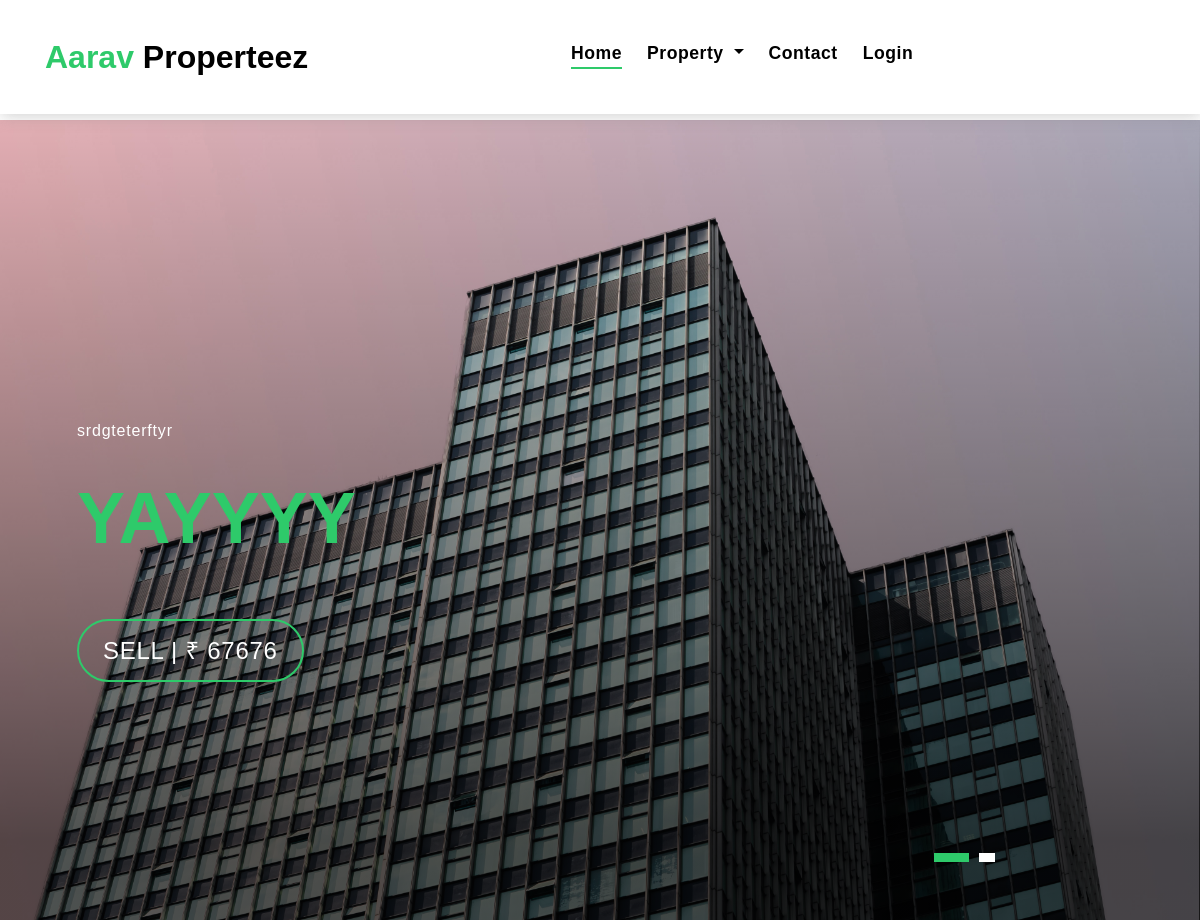
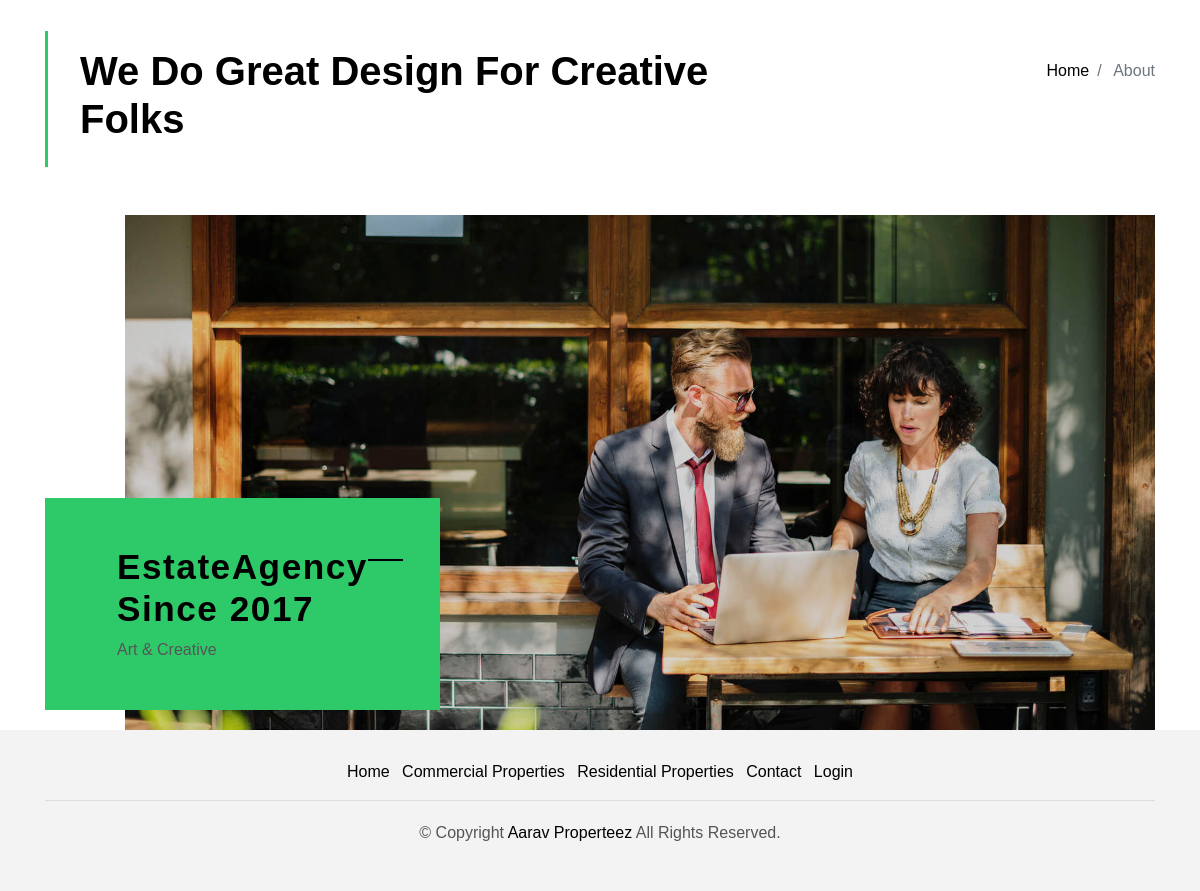
The page / on the database its author committed (2 pictures, top to bottom).
### app/models.py (models this page shows, shortened)
class Commercial(models.Model):
    sno = models.AutoField(primary_key=True)
    main_image = models.ImageField(
        upload_to='main_images/', default='none', blank=False)
    area = models.DecimalField(max_digits=10, decimal_places=2)
    title = models.CharField(max_length=100)
    content = models.TextField()
    price = models.IntegerField()
    timestamp = models.DateTimeField(default=now)
    sell_or_rent = models.CharField(max_length=20,
                                    choices=SELL_OR_RENT_COMM_CHOICES)
    location = models.CharField(max_length=150)
    property_type = models.CharField(max_length=20,
                                     choices=COMM_PROPERTY_CHOICES)
    floorplan = models.ImageField(
        upload_to='floorplan_images/', default='none', blank=False)
    construction_status = models.CharField(max_length=20,
                                           choices=COMM_STATUS_CHOICES)
    amenities = MultiSelectField(choices=MY_COMM_CHOICES)

### app/views.py (the view)
# urls.py: path('', views.home_view, name='home'),
def home_view(request):
    print(request.user)
    mainpagecomm_Properties = Commercial.objects.all()
    mainpageresi_Properties = Residential.objects.all()
    context = {
        'mainpagecomm_Properties': mainpagecomm_Properties,
        'mainpageresi_Properties': mainpageresi_Properties,
    }
    return render(request, "home.html", context)

### templates/home.html (shortened to what this page needs)
{% extends 'base.html' %} {% load static %}
  {% block homeactive %}active{% endblock homeactive %}
  {% block content %}
{% if mainpagecomm_Properties %}
  <div class="intro intro-carousel">
    <div id="carousel" class="owl-carousel owl-theme">
      {% for property in mainpagecomm_Properties %}
      <div class="carousel-item-a intro-item bg-image" style="background-image: url('{{property.main_image.url}}')">
        <div class="overlay overlay-a"></div>
        <div class="intro-content display-table">
          <div class="table-cell">
            <div class="container">
              <div class="row">
                <div class="col-lg-8">
                  <div class="intro-body">
                    <p class="intro-title-top">
                      {{property.location}}
                    </p>
                    <h1 class="intro-title mb-4">
                      <span class="color-b">{{property.title}}
                    </h1>
                    <p class="intro-subtitle intro-price">
                      <a href="../commercial/{{ property.slug }} "><span class="price-a">{{property.sell_or_rent}} | ₹
                          {{property.price}}</span></a>
                    </p>
                  </div>
                </div>
              </div>
            </div>
          </div>
        </div>
      </div>
      {% endfor %}
    </div>
  </div>
{% endif %}
{% if mainpageresi_Properties %}
  <section class="section-property section-t8">
    <div class="container">
      <div class="row">
        <div class="col-md-12">
          <div class="title-wrap d-flex justify-content-between">
            <div class="title-box">
              <h2 class="title-a">Latest Properties</h2>
            </div>
            <div class="title-link">
              <a href="../">All Property
                <span class="ion-ios-arrow-forward"></span>
              </a>
            </div>
          </div>
        </div>
      </div>
      <div id="property-carousel">
        {% for property in mainpageresi_Properties %}
        <div class="container">
          <div class="row">
            <div class="col-md-9 mx-auto">
              <div class="card-box-a card-shadow">
                <div class="img-box-a">
                  <img src="{{property.main_image.url}}" alt="" class="img-a img-fluid">
                </div>
                <div class="card-overlay">
                  <div class="card-overlay-a-content">
                    <div class="card-header-a">
                      <h2 class="card-title-a">
                        <a href="../commercial/{{ property.slug }} "></a>{{property.title}}
                        <br /> {{property.location}}</a>
                      </h2>
                    </div>
                    <div class="card-body-a">
                      <div class="price-box d-flex">
                        <span class="price-a">{{property.sell_or_rent}} | ₹ {{property.price}}</span>
                      </div>
                      <a href="../residential/{{ property.slug }} " class="link-a">Click here to view
                        <span class="ion-ios-arrow-forward"></span>
                      </a>
                    </div>
                    <div class="card-footer-a">
                      <ul class="d-flex justify-content-center">
                        <li>
                          <h4 class="card-info-title">Area</h4>
                          <span>{{property.Area}}
                            m<sup>2</sup>
                          </span>
                        </li>
                      </ul>
                    </div>
                  </div>
                </div>
              </div>
            </div>
          </div>
        </div>
        <br>
        <hr>
        <br>
        {% endfor %}
      </div>
  </section>
  {% else %}
    <section class="intro-single">
    <div class="container">
      <div class="row">
        <div class="col-md-12 col-lg-8">
          <div class="title-single-box">
            <h1 class="title-single">We Do Great Design For Creative Folks</h1>
          </div>
        </div>
        <div class="col-md-12 col-lg-4">
          <nav aria-label="breadcrumb" class="breadcrumb-box d-flex justify-content-lg-end">
            <ol class="breadcrumb">
              <li class="breadcrumb-item">
                <a href="#">Home</a>
              </li>
              <li class="breadcrumb-item active" aria-current="page">
                About
              </li>
            </ol>
          </nav>
        </div>
      </div>
    </div>
  </section>
   <section class="section-about">
    <div class="container">
      <div class="row">
        <div class="col-sm-12">
          <div class="about-img-box">
            <img src="../static/img/slide-about-1.jpg" alt="" class="static/img-fluid" width="100%">
          </div>
          <div class="sinse-box">
            <h3 class="sinse-title">EstateAgency
              <br> Since 2017
            </h3>
            <p>Art & Creative</p>
          </div>
        </div>
      </div>
    </div>
  </section>
{% endif %}
  {% endblock content %}

### static/css/style.css (style rules this page uses)
body { font-family: "Poppins", sans-serif; color: #555555; }
h1, h2, h3, h4, h5, h6 { color: #000000; }
a { color: #000000; transition: all 0.5s ease; }
.color-b { color: #2eca6a; }
.bg-image { background-repeat: no-repeat; background-attachment: fixed; background-size: cover; background-position: center center; }
.display-table { width: 100%; height: 100%; display: table; }
.table-cell { display: table-cell; vertical-align: middle; }
.overlay-a { background: linear-gradient( to bottom, rgba(0, 0, 0, 0) 0%, rgba(0, 0, 0, 0.2) 27%, rgba(0, 0, 0, 0.65) 90% ); }
.overlay { position: absolute; top: 0; left: 0px; padding: 0; height: 100%; width: 100%; }
.intro { height: 100vh; position: relative; color: #ffffff; }
.intro .intro-item { padding-top: 2rem; }
.intro .carousel-item-a { position: relative; height: 100vh; }
.intro .carousel-item-a.bg-image { background-attachment: scroll; }
.intro .intro-content { position: absolute; }
.intro .intro-body { padding-left: 1rem; }
.intro .intro-body .price-a { color: #ffffff; padding: 1rem 1.5rem; border: 2px solid #2eca6a; border-radius: 50px; text-transform: uppercase; letter-spacing: 0.03em; }
.intro .intro-title-top { -webkit-animation-delay: 0.6s; animation-delay: 0.6s; margin-bottom: 1rem; font-size: 0.9rem; color: #ffffff; letter-spacing: 0.05em; }
.intro .intro-title { transition-duration: 9s !important; color: #ffffff; font-weight: 700; font-size: 2.8rem; text-transform: uppercase; }
.intro .intro-subtitle { font-size: 1.5rem; font-weight: 300; }
.intro .intro-subtitle.intro-price { padding-top: 1rem; font-size: 1.2rem; }
.intro-single { padding: 2rem 0 3rem; }
.intro-single .title-single-box { padding: 1rem 0 1rem 2rem; }
.intro-single .title-single-box { border-left: 3px solid #2eca6a; }
.intro-single .title-single-box .title-single { font-weight: 600; font-size: 2.2rem; }
.intro-single .breadcrumb-box { padding: 1rem 0 0 0.5rem; }
.intro-single .breadcrumb { background-color: transparent; padding-right: 0; padding-left: 0; }
.price-a { color: #ffffff; padding: 0.6rem 0.8rem; border: 2px solid #2eca6a; border-radius: 50px; text-transform: uppercase; letter-spacing: 0.03em; }
.about-img-box { padding-left: 1rem; position: relative; }
.sinse-box { background-color: #2eca6a; padding: 1rem 2rem; position: absolute; left: 15px; bottom: 10px; }
.sinse-box .sinse-title { font-weight: 700; letter-spacing: 0.043em; font-size: 1rem; }
.sinse-box p { margin-bottom: 0; font-size: 0.7rem; }
@media (min-width: 576px) { .intro .intro-title { font-size: 3.5rem; } }
@media (min-width: 576px) { .intro .intro-subtitle.intro-price { font-size: 1.3rem; } }
@media (min-width: 576px) { .about-img-box { padding-left: 4rem; } }
@media (min-width: 576px) { .sinse-box { padding: 1.5rem 2.5rem; bottom: 20px; } }
@media (min-width: 576px) { .sinse-box .sinse-title { font-size: 1.3rem; } }
@media (min-width: 576px) { .sinse-box p { font-size: 0.8rem; } }
@media (min-width: 576px) { .sinse-box p { font-size: 1rem; } }
@media (min-width: 768px) { .intro .intro-body { padding-left: 2rem; } }
@media (min-width: 768px) { .intro .intro-title-top { font-size: 1rem; margin-bottom: 1rem; } }
@media (min-width: 768px) { .intro .intro-title { font-size: 4rem; } }
@media (min-width: 768px) { .intro .intro-subtitle { font-size: 2.5rem; } }
@media (min-width: 768px) { .intro .intro-subtitle.intro-price { padding-top: 2rem; font-size: 1.5rem; } }
@media (min-width: 768px) { .intro-single .title-single-box .title-single { font-size: 2.1rem; } }
@media (min-width: 768px) { .about-img-box { padding-left: 5rem; } }
@media (min-width: 768px) { .sinse-box { padding: 1.5rem 3rem; } }
@media (min-width: 768px) { .sinse-box .sinse-title { font-size: 1.8rem; } }
@media (min-width: 992px) { .intro .intro-title-top { font-size: 1rem; margin-bottom: 2rem; } }
@media (min-width: 992px) { .intro .intro-title { font-size: 4.5rem; } }
@media (min-width: 992px) { .intro .intro-subtitle.intro-price { padding-top: 3rem; } }
@media (min-width: 992px) { .intro-single .title-single-box .title-single { font-size: 2.5rem; } }
@media (min-width: 992px) { .sinse-box { padding: 3rem 4.5rem; } }
@media (min-width: 992px) { .sinse-box .sinse-title { font-size: 2.2rem; } }

### rows shown on the page
Commercial: main_image (picture), location "srdgteterftyr", title "YAYYYY", sell_or_rent "SELL", price "67676"
